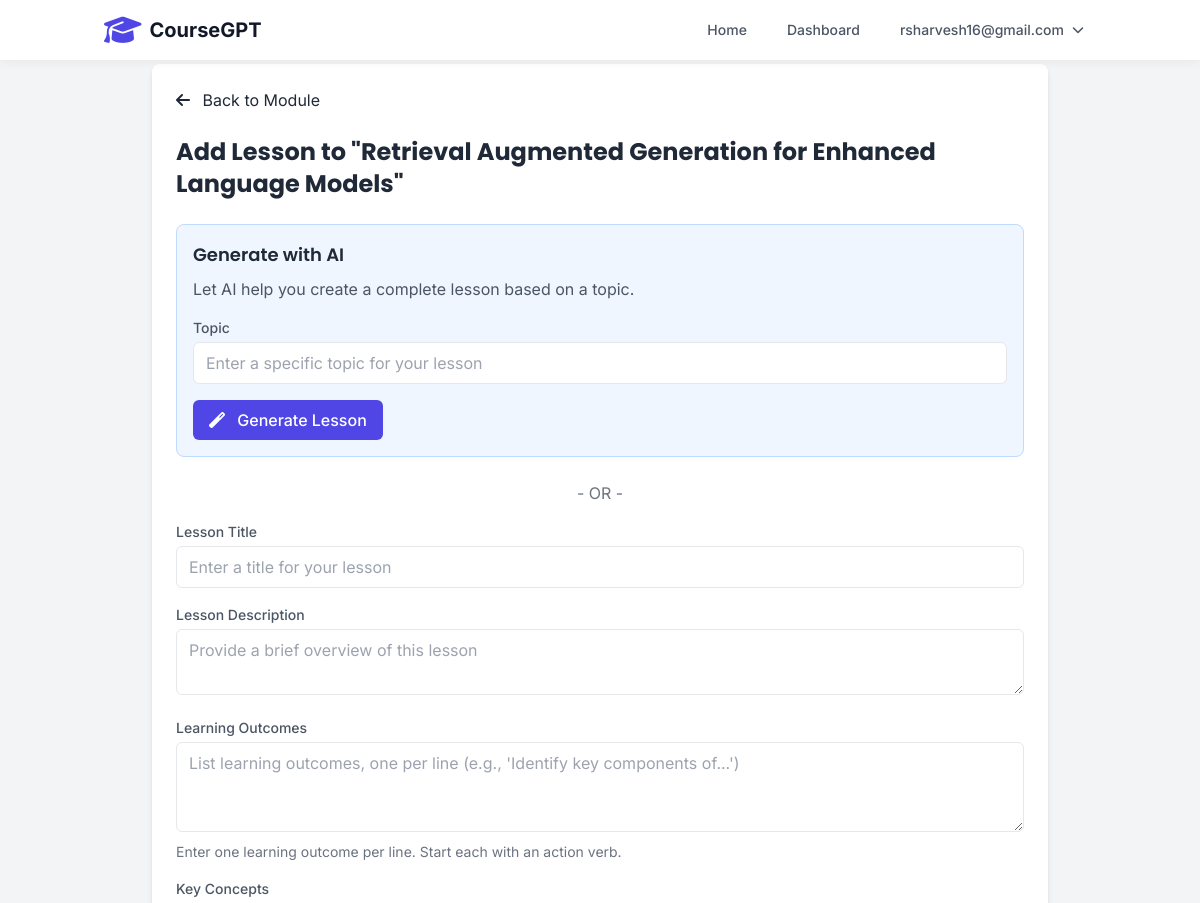
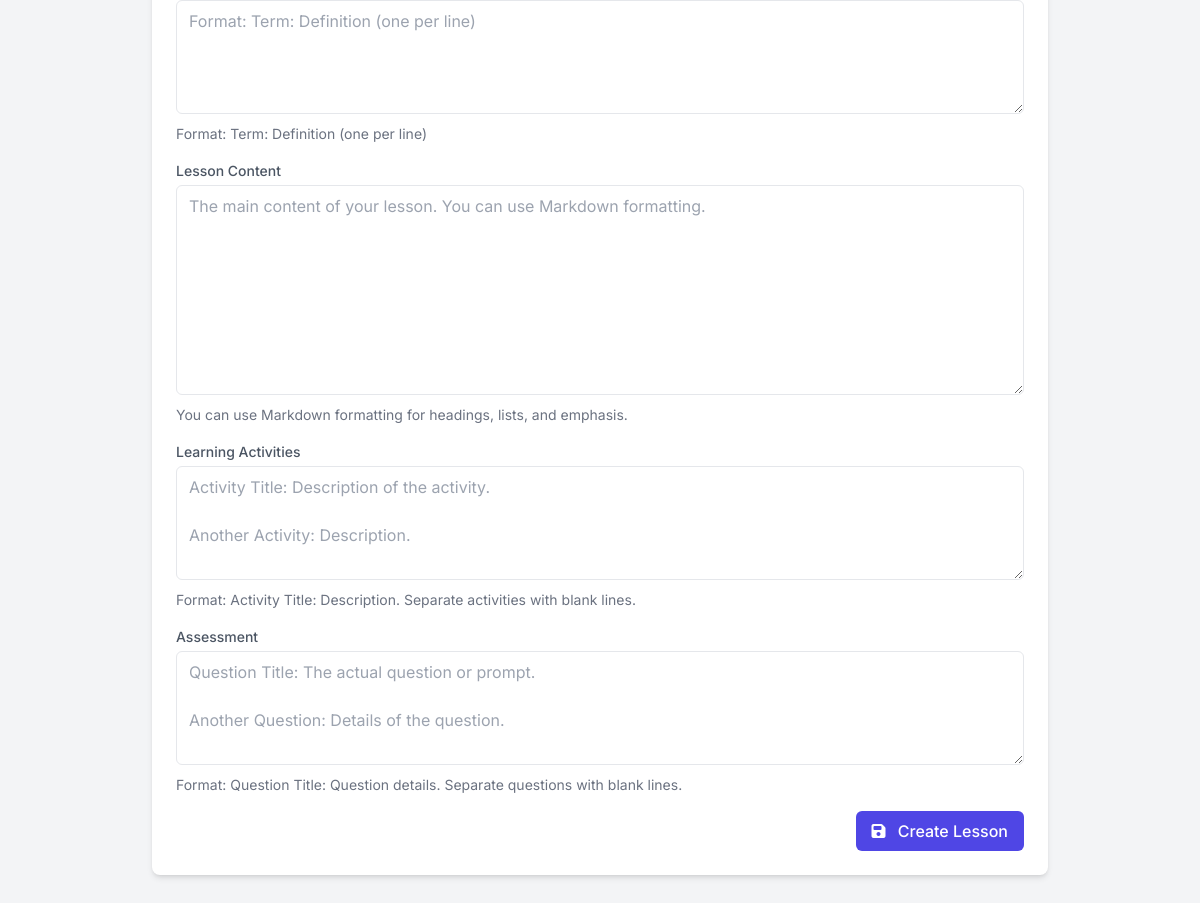
/modules/ce153d5c-34fc-46a3-a934-3384f2f40fbd/lessons/new (signed in), run on the app's committed database (2 pictures, top to bottom).
### tables this page shows
CREATE TABLE users (
        id INTEGER PRIMARY KEY AUTOINCREMENT,
        username TEXT UNIQUE NOT NULL,
        email TEXT UNIQUE NOT NULL,
        hashed_password TEXT NOT NULL,
        disabled BOOLEAN NOT NULL DEFAULT 0,
        created_at TIMESTAMP DEFAULT CURRENT_TIMESTAMP
    );

CREATE TABLE modules (
        id TEXT PRIMARY KEY,
        course_id TEXT NOT NULL,
        title TEXT NOT NULL,
        description TEXT NOT NULL,
        prerequisites TEXT,
        difficulty TEXT NOT NULL,
        estimated_time TEXT,
        FOREIGN KEY (course_id) REFERENCES courses (id)
    );

### app.py (the view)
@app.get("/modules/{module_id}/lessons/new", response_class=HTMLResponse)
async def new_lesson_form(request: Request, module_id: str):
    user = await get_current_user(request)
    if not user:
        return RedirectResponse(url="/login", status_code=status.HTTP_302_FOUND)
    module = get_module(module_id)
    if not module:
        raise HTTPException(status_code=404, detail="Module not found")
    course = get_course(module.course_id)
    return templates.TemplateResponse(
        "lesson_form.html",
        {"request": request, "user": user, "module": module, "course": course, "ai_generate": True}
    )

### templates/lesson_form.html (shortened to what this page needs)
{% extends "base.html" %}
{% block content %}
<div class="max-w-4xl mx-auto bg-white rounded-lg shadow-md p-6">
    <div class="mb-6">
        <a href="/modules/{{ module.id }}" class="text-primary hover:text-primary-dark">
            <i class="fas fa-arrow-left mr-2"></i> Back to Module
        </a>
    </div>
    <h2 class="text-2xl font-bold mb-6">Add Lesson to "{{ module.title }}"</h2>
    {% if ai_generate %}
    <div class="mb-6 p-4 bg-blue-50 rounded-lg border border-blue-200" x-data="{ generating: false, topic: '' }">
        <h3 class="text-lg font-semibold mb-2">Generate with AI</h3>
        <p class="text-gray-600 mb-4">Let AI help you create a complete lesson based on a topic.</p>
        <div class="mb-4">
            <label for="topic" class="label">Topic</label>
            <input type="text" id="topic" x-model="topic" class="form-control" placeholder="Enter a specific topic for your lesson">
        </div>
        <button
            @click="
                if(topic.trim() === '') {
                    alert('Please enter a topic');
                    return;
                }
                generating = true;
                fetch('/modules/{{ module.id }}/lessons/generate', {
                    method: 'POST',
                    headers: {
                        'Content-Type': 'application/x-www-form-urlencoded',
                    },
                    body: new URLSearchParams({
                        'topic': topic
                    })
                })
                .then(response => response.json())
                .then(data => {
                    generating = false;
                    if(data.success) {
                        window.location.href = '/lessons/' + data.lesson_id;
                    } else {
                        alert('Error: ' + data.error);
                    }
                })
                .catch(error => {
                    generating = false;
                    alert('Error: ' + error);
                });
            "
            class="btn-primary"
            :disabled="generating"
        >
            <template x-if="!generating">
                <span><i class="fas fa-magic mr-2"></i> Generate Lesson</span>
            </template>
        </button>
    </div>
    <div class="text-center text-gray-500 my-4">- OR -</div>
    {% endif %}
    <form method="POST" action="/modules/{{ module.id }}/lessons/new">
        <div class="mb-4">
            <label for="title" class="label">Lesson Title</label>
            <input type="text" id="title" name="title" class="form-control" placeholder="Enter a title for your lesson" required>
        </div>
        <div class="mb-4">
            <label for="description" class="label">Lesson Description</label>
            <textarea id="description" name="description" class="form-control" rows="2" placeholder="Provide a brief overview of this lesson" required></textarea>
        </div>
        <div class="mb-4">
            <label for="learning_outcomes" class="label">Learning Outcomes</label>
            <textarea id="learning_outcomes" name="learning_outcomes" class="form-control" rows="3" placeholder="List learning outcomes, one per line (e.g., 'Identify key components of...')"></textarea>
            <p class="text-sm text-gray-500 mt-1">Enter one learning outcome per line. Start each with an action verb.</p>
        </div>
        <div class="mb-4">
            <label for="key_concepts" class="label">Key Concepts</label>
            <textarea id="key_concepts" name="key_concepts" class="form-control" rows="4" placeholder="Format: Term: Definition (one per line)"></textarea>
            <p class="text-sm text-gray-500 mt-1">Format: Term: Definition (one per line)</p>
        </div>
        <div class="mb-4">
            <label for="content" class="label">Lesson Content</label>
            <textarea id="content" name="content" class="form-control" rows="8" placeholder="The main content of your lesson. You can use Markdown formatting."></textarea>
            <p class="text-sm text-gray-500 mt-1">You can use Markdown formatting for headings, lists, and emphasis.</p>
        </div>
        <div class="mb-4">
            <label for="activities" class="label">Learning Activities</label>
            <textarea id="activities" name="activities" class="form-control" rows="4" placeholder="Activity Title: Description of the activity.&#10;&#10;Another Activity: Description."></textarea>
            <p class="text-sm text-gray-500 mt-1">Format: Activity Title: Description. Separate activities with blank lines.</p>
        </div>
        <div class="mb-4">
            <label for="assessment" class="label">Assessment</label>
            <textarea id="assessment" name="assessment" class="form-control" rows="4" placeholder="Question Title: The actual question or prompt.&#10;&#10;Another Question: Details of the question."></textarea>
            <p class="text-sm text-gray-500 mt-1">Format: Question Title: Question details. Separate questions with blank lines.</p>
        </div>
        <div class="flex justify-end">
            <button type="submit" class="btn-primary">
                <i class="fas fa-save mr-2"></i> Create Lesson
            </button>
        </div>
    </form>
</div>
{% endblock %}

### templates/base.html (shortened to what this page needs)
<!DOCTYPE html>
<html lang="en">
<head>
    <script src="https://cdn.tailwindcss.com"></script>
    <link rel="stylesheet" href="https://cdnjs.cloudflare.com/ajax/libs/font-awesome/6.4.0/css/all.min.css">
    <link rel="stylesheet" href="https://cdnjs.cloudflare.com/ajax/libs/highlight.js/11.7.0/styles/atom-one-dark.min.css">
</head>
<body x-data="{ mobileMenuOpen: false }">
    <nav class="navbar fixed w-full z-10 top-0">
        <div class="container mx-auto px-4 py-3 flex justify-between items-center">
            <div class="flex items-center">
                <a href="/" class="flex items-center">
                    <div class="logo-animation mr-2 text-3xl text-indigo-600">
                        <i class="fas fa-graduation-cap"></i>
                    </div>
                    <span class="text-xl font-bold text-gray-900">CourseGPT</span>
                </a>
            </div>
            <div class="hidden md:flex items-center space-x-4">
                <a href="/" class="text-gray-600 hover:text-indigo-600 px-3 py-2 rounded-md text-sm font-medium">Home</a>
                <a href="/dashboard" class="text-gray-600 hover:text-indigo-600 px-3 py-2 rounded-md text-sm font-medium">Dashboard</a>
                {% if user %}
                <div class="relative" x-data="{ open: false }">
                    <button @click="open = !open" class="flex items-center text-gray-600 hover:text-indigo-600 px-3 py-2 rounded-md text-sm font-medium">
                        <span>{{ user.username }}</span>
                        <i class="fas fa-chevron-down ml-2 text-xs"></i>
                    </button>
                </div>
                {% else %}
                <a href="/login" class="text-gray-600 hover:text-indigo-600 px-3 py-2 rounded-md text-sm font-medium">Login</a>
                <a href="/register" class="bg-indigo-600 hover:bg-indigo-700 text-white px-4 py-2 rounded-md text-sm font-medium">Sign Up</a>
                {% endif %}
            </div>
        </div>
    </nav>
    <div class="pt-16 min-h-screen">
        {% block content %}{% endblock %}
    </div>
</body>
</html>

### templates/base.html (style rules this page uses)
:root { --primary: #4f46e5; --primary-dark: #4338ca; --secondary: #10b981; --dark: #1f2937; --light: #f9fafb; --gray: #6b7280; --success: #10b981; --warning: #f59e0b; --danger: #ef4444; }
body { font-family: 'Inter', sans-serif; background-color: #f3f4f6; color: #1f2937; }
h1, h2, h3, h4, h5, h6 { font-family: 'Poppins', sans-serif; }
.navbar { background-color: #fff; box-shadow: 0 2px 10px rgba(0, 0, 0, 0.05); }
.btn-primary { background-color: var(--primary); color: white; padding: 0.5rem 1rem; border-radius: 0.375rem; font-weight: 500; transition: all 0.3s ease; }
.form-control { width: 100%; padding: 0.5rem 0.75rem; border: 1px solid #e5e7eb; border-radius: 0.375rem; transition: all 0.3s ease; }
.label { font-weight: 500; font-size: 0.875rem; color: #4b5563; margin-bottom: 0.25rem; display: block; }

### data on the page
users: username "rsharvesh16@gmail.com"
modules: title "Retrieval Augmented Generation for Enhanced Language Models"
